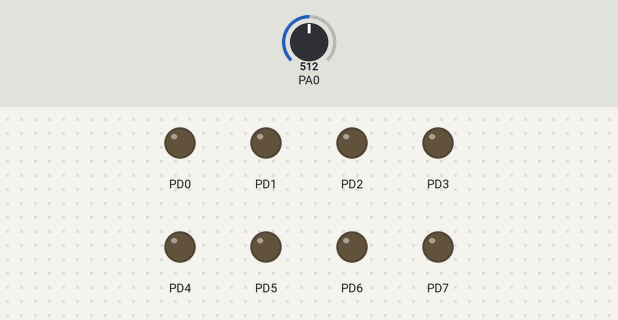
A program run on a simulated ATmega32, built with avr-gcc and emulated at 8 MHz. Parts: output pins drawn as LEDs (lit = HIGH). Inputs (shaded band) come from the test bench; at power-on: PA0 = 512.

Above: at 1.2 s.
1.3 s: PA0 set to 716
At 2.3 s:
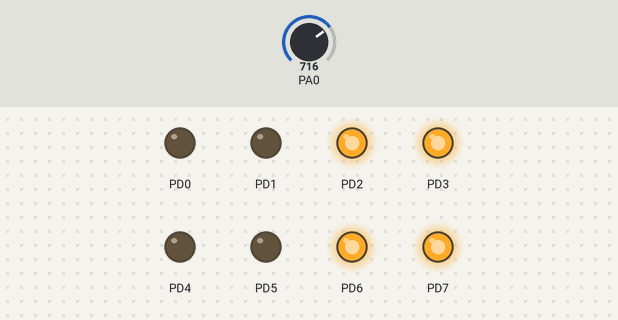
2.8 s: PA0 set to 900
At 3.5 s:
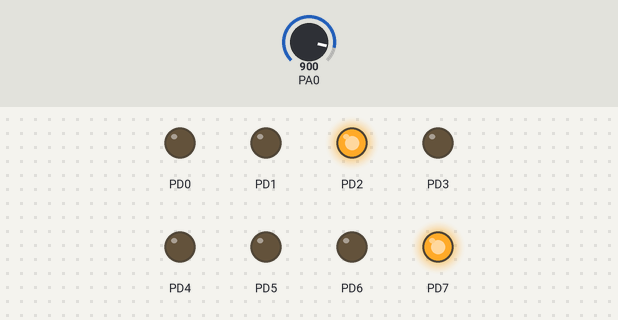
4.3 s: PA0 set to 1023
At 4.6 s:
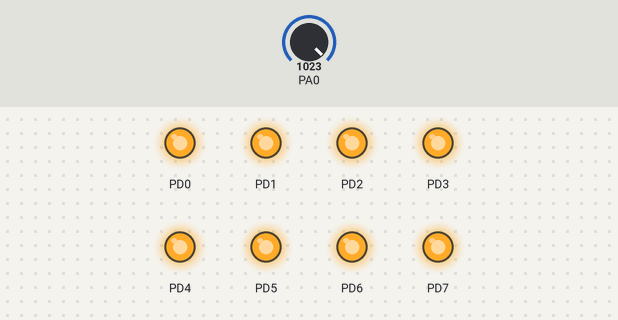
5.8 s: PA0 set to 306
At 7.0 s:
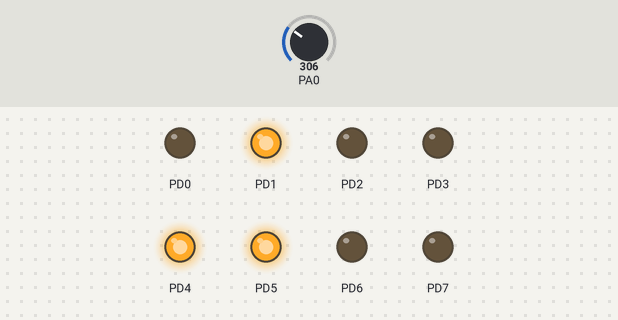
7.3 s: PA0 set to 122
At 8.1 s:
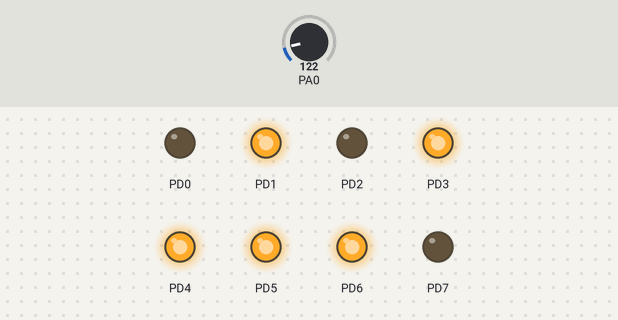
8.8 s: PA0 set to 0
At 9.2 s:
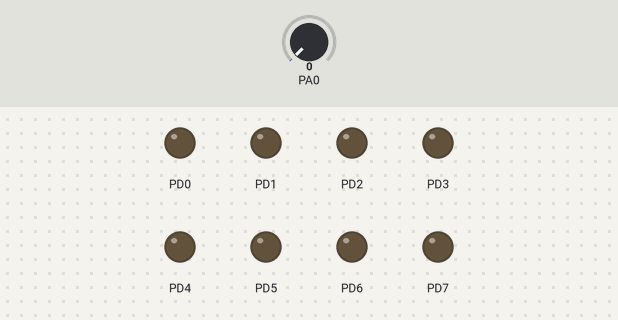
Timing chart, 0 to 11.3 s (numbered marks = the images above; inputs shaded):
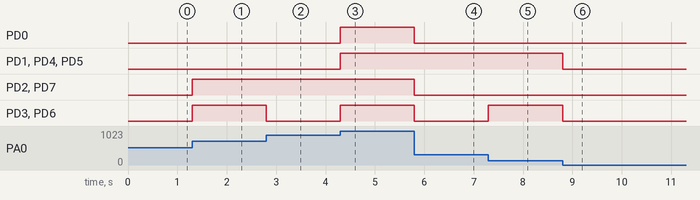

The program:

ADC_using_pot.c
```c
/*
 * ADC_using_pot.c
 *
 * Created: 1/30/2023 12:52:59 PM
 *  Author: abdel
 */

#include "LED_driver.h"
#include <avr/io.h>
#include "ADC_driver.h"
int main(void)
{
	ADC_vinit();
	LED_vinit('d',0);
	LED_vinit('d',1);
	LED_vinit('d',2);
	LED_vinit('d',3);
	LED_vinit('d',4);
	LED_vinit('d',5);
	LED_vinit('d',6);
	LED_vinit('d',7);
    while(1)
    {
        PORTD=ADC_U16read();
    }
}
```

std_macros.h
```c
#define REGISTOR_SIZE 8
#define SET_BIT(reg,bit) reg|=(1<<bit)
#define CLR_BIT(reg,bit) reg&=(~(1<<bit))
#define TOG_BIT(reg,bit) reg^=(1<<bit)
#define READ_BIT(reg,bit) ((reg&(1<<bit))>>bit)
#define IS_BIT_SET(reg,bit) ((reg&(1<<bit))>>bit)
#define IS_BIT_CLR(reg,bit) !((reg&(1<<bit))>>bit)
```

ADC_driver.c
```c
/*
 * CFile1.c
 *
 * Created: 1/30/2023 12:53:49 PM
 *  Author: abdel
 */
#include <avr/io.h>
#include "std_macros.h"
void ADC_vinit(void)
{
	SET_BIT(ADMUX,REFS0);
	SET_BIT(ADCSRA,ADEN);
	SET_BIT(ADCSRA,ADPS1);
	SET_BIT(ADCSRA,ADPS2);
}
unsigned short ADC_U16read(void)
{
	unsigned short read_val;
	SET_BIT(ADCSRA,ADSC);
	while(READ_BIT(ADCSRA,ADSC)==1);
	read_val=(ADCL);
	read_val|=(ADCH<<8);
	return read_val;
}
```

ADC_driver.h
```c
/*
 * ADC_driver.h
 *
 * Created: 1/30/2023 12:53:43 PM
 *  Author: abdel
 */


#ifndef ADC_DRIVER_H_
#define ADC_DRIVER_H_

void ADC_vinit(void);
unsigned short ADC_U16read(void);


#endif /* ADC_DRIVER_H_ */
```

LED_driver.c
```c
/*
 * LED_diver.c
 *
 * Created: 10/4/2022 8:01:53 PM
 *  Author: abdel
 */
#include "DIO_driver.h"
void LED_vinit(unsigned char port,unsigned char pin)
{
	DIO_vset_pindir(port,pin,1);
}
void LED_von(unsigned char port,unsigned char pin)
{
	DIO_vwrite_pin(port,pin,1);
}
void LED_voff(unsigned char port,unsigned char pin)
{
	DIO_vwrite_pin(port,pin,0);
}
void LED_vtogg(unsigned char port,unsigned char pin)
{
	DIO_vtoggle(port,pin);
}
char LED_u8readstatus(unsigned char port,unsigned char pin)
{
	return DIO_U8read_pin(port,pin);
}
```

LED_driver.h
```c
/*
 * LED_driver.h
 *
 * Created: 10/4/2022 8:02:19 PM
 *  Author: abdel
 */


#ifndef LED_DRIVER_H_
#define LED_DRIVER_H_
void LED_vinit(unsigned char port,unsigned char pin);
void LED_von(unsigned char port,unsigned char pin);
void LED_voff(unsigned char port,unsigned char pin);
void LED_vtogg(unsigned char port,unsigned char pin);
char LED_u8readstatus(unsigned char port,unsigned char pin);
#endif /* LED_DRIVER_H_ */
```

DIO_driver.c
```c
#include <avr/io.h>
#define F_CPU 8000000UL
#include <util/delay.h>
#include "std_macros.h"
void DIO_vset_pindir(unsigned char port,unsigned char pin,unsigned char dir)
{
switch(port)
{
	case 'A':
	case 'a':
	if(dir==1)
	{
		SET_BIT(DDRA,pin);
	}
	else
	{
		CLR_BIT(DDRA,pin);
	}
	break;
	case 'B':
	case 'b':
	if(dir==1)
	{
		SET_BIT(DDRB,pin);
	}
	else
	{
		CLR_BIT(DDRB,pin);
	}
	break;
	case 'C':
	case 'c':
	if(dir==1)
	{
		SET_BIT(DDRC,pin);
	}
	else
	{
		CLR_BIT(DDRC,pin);
	}
	break;
	case 'D':
	case 'd':
	if(dir==1)
	{
		SET_BIT(DDRD,pin);
	}
	else
	{
		CLR_BIT(DDRD,pin);
	}
	break;
}}
void DIO_vwrite_pin(unsigned char port,unsigned char pin,unsigned char val)
{
	switch(port)
	{
		case 'A':
		case 'a':
		if(val==1)
		{
			SET_BIT(PORTA,pin);
		}
		else
		{
			CLR_BIT(PORTA,pin);
		}
		break;
		case 'B':
		case 'b':
		if(val==1)
		{
			SET_BIT(PORTB,pin);
		}
		else
		{
			CLR_BIT(PORTB,pin);
		}
		break;
		case 'C':
		case 'c':
		if(val==1)
		{
			SET_BIT(PORTC,pin);
		}
		else
		{
			CLR_BIT(PORTC,pin);
		}
		break;
		case 'D':
		case 'd':
		if(val==1)
		{
			SET_BIT(PORTD,pin);
		}
		else
		{
			CLR_BIT(PORTD,pin);
		}
		break;
	}}
unsigned char DIO_U8read_pin(unsigned char port,unsigned char pin)
{
	unsigned char value;
	switch(port)
	{
		case 'A':
		case 'a':
			value=READ_BIT(PINA,pin);
			break;
		case 'B':
		case 'b':
			value=READ_BIT(PINB,pin);
			break;
		case 'C':
		case 'c':
			value=READ_BIT(PINC,pin);
			break;
		case 'D':
		case 'd':
			value=READ_BIT(PIND,pin);
			break;
	}
	return value;
}
void DIO_vtoggle(unsigned char port,unsigned char pin)
{
switch(port)
{
	case 'A':
	case 'a':
		TOG_BIT(PORTA,pin);
		break;
	case 'B':
	case 'b':
		TOG_BIT(PORTB,pin);
		break;
	case 'C':
	case 'c':
		TOG_BIT(PORTC,pin);
		break;
	case 'D':
	case 'd':
		TOG_BIT(PORTD,pin);
		break;
	}
}
void DIO_vset_portdir(unsigned char port,unsigned char dir)
{
	switch(port)
	{
		case 'A':
		case 'a':
		DDRA=dir;
		break;
		case 'B':
		case 'b':
		DDRB=dir;
		break;
		case 'C':
		case 'c':
		DDRC=dir;
		break;
		case 'D':
		case 'd':
		DDRD=dir;
		break;
	}
}
void DIO_vwrite_port(unsigned char port,unsigned char val)
{
	switch(port)
	{
		case 'A':
		case 'a':
		PORTA=val;
		break;
		case 'B':
		case 'b':
		PORTB=val;
		break;
		case 'C':
		case 'c':
		PORTC=val;
		break;
		case 'D':
		case 'd':
		PORTD=val;
		break;
	}
}
unsigned char DIO_U8read_port(unsigned char port)
{
	int val;
	switch(port)
	{
		case 'A':
		case 'a':
		val=PINA;
		break;
		case 'B':
		case 'b':
		val=PINB;
		break;
		case 'C':
		case 'c':
		val=PINC;
		break;
		case 'D':
		case 'd':
		val=PIND;
		break;
	}
	return val;
}
void DIO_vtog_port(unsigned char port)
{
	switch(port)
	{
		case 'A':
		case 'a':
		PORTA=~PORTA;
		break;
		case 'B':
		case 'b':
		PORTB=~PORTB;
		break;
		case 'C':
		case 'c':
		PORTC=~PORTC;
		break;
		case 'D':
		case 'd':
		PORTD=~PORTD;
		break;
	}
}
void DIO_vcontrolpullup(unsigned char port,unsigned char pin,unsigned char enable)
{
	switch(port)
	{
		case 'a':
		case 'A':
		if(enable==1)
		{
			SET_BIT(PORTA,pin);
		}
		else
		{
			CLR_BIT(PORTA,pin);
		}
		break;
		case 'b':
		case 'B':
		if(enable==1)
		{
			SET_BIT(PORTB,pin);
		}
		else
		{
			CLR_BIT(PORTB,pin);
		}
		break;
		case 'c':
		case 'C':
		if(enable==1)
		{
			SET_BIT(PORTC,pin);
		}
		else
		{
			CLR_BIT(PORTC,pin);
		}
		break;
		case 'd':
		case 'D':
		if(enable==1)
		{
			SET_BIT(PORTD,pin);
		}
		else
		{
			CLR_BIT(PORTD,pin);
		}
		break;

	}

}
```

DIO_driver.h
```c
/*
 * DIO_driver.h
 *
 * Created: 9/27/2022 9:50:33 AM
 *  Author: abdel
 */


#ifndef DIO_DRIVER_H_
#define DIO_DRIVER_H_
void DIO_vset_pindir(unsigned char port,unsigned char pin,unsigned char dir);
void DIO_vwrite_pin(unsigned char port,unsigned char pin,unsigned char val);
unsigned char DIO_U8read_pin(unsigned char port,unsigned char pin);
void DIO_vtoggle(unsigned char port,unsigned char pin);
void DIO_vset_portdir(unsigned char port,unsigned char dir);
void DIO_vwrite_port(unsigned char port,unsigned char val);
unsigned char DIO_U8read_port(unsigned char port);
void DIO_vtog_port(unsigned char port);
void DIO_vcontrolpullup(unsigned char port,unsigned char pin,unsigned char enable);
#endif /* DIO_DRIVER_H_ */
```

Measured:
- after the input at 1.3 s, PD2, PD3, PD6, PD7: LOW → HIGH at once
- after the input at 2.8 s, PD3, PD6: HIGH → LOW at once
- after the input at 4.3 s, PD0, PD1, PD3–6: LOW → HIGH at once
- after the input at 5.8 s, PD0, PD2, PD3, PD6, PD7: HIGH → LOW at once
- after the input at 7.3 s, PD3, PD6: LOW → HIGH at once
- after the input at 8.8 s, PD1, PD3–6: HIGH → LOW at once
